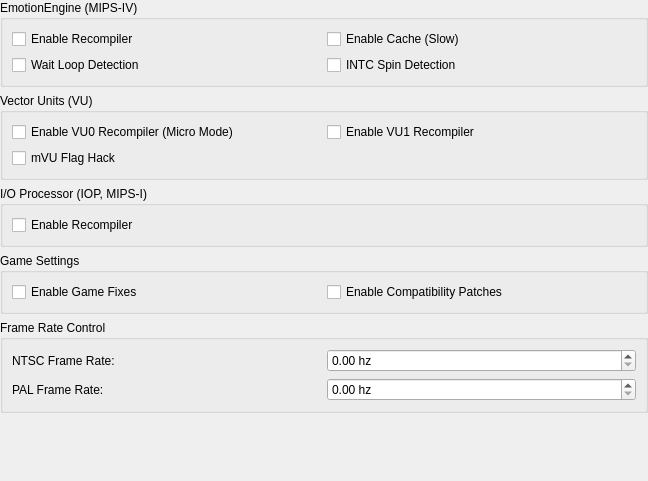
<?xml version="1.0" encoding="UTF-8"?>
<ui version="4.0">
 <class>AdvancedSystemSettingsWidget</class>
 <widget class="QWidget" name="AdvancedSystemSettingsWidget">
  <property name="geometry">
   <rect>
    <x>0</x>
    <y>0</y>
    <width>648</width>
    <height>481</height>
   </rect>
  </property>
  <property name="windowTitle">
   <string>Form</string>
  </property>
  <layout class="QVBoxLayout" name="verticalLayout">
   <property name="leftMargin">
    <number>0</number>
   </property>
   <property name="topMargin">
    <number>0</number>
   </property>
   <property name="rightMargin">
    <number>0</number>
   </property>
   <property name="bottomMargin">
    <number>0</number>
   </property>
   <item>
    <widget class="QGroupBox" name="groupBox">
     <property name="title">
      <string>EmotionEngine (MIPS-IV)</string>
     </property>
     <layout class="QGridLayout" name="gridLayout_4">
      <item row="0" column="0">
       <widget class="QCheckBox" name="eeRecompiler">
        <property name="text">
         <string>Enable Recompiler</string>
        </property>
       </widget>
      </item>
      <item row="2" column="0">
       <widget class="QCheckBox" name="eeWaitLoopDetection">
        <property name="text">
         <string>Wait Loop Detection</string>
        </property>
       </widget>
      </item>
      <item row="0" column="1">
       <widget class="QCheckBox" name="eeCache">
        <property name="text">
         <string>Enable Cache (Slow)</string>
        </property>
       </widget>
      </item>
      <item row="2" column="1">
       <widget class="QCheckBox" name="eeINTCSpinDetection">
        <property name="text">
         <string>INTC Spin Detection</string>
        </property>
       </widget>
      </item>
     </layout>
    </widget>
   </item>
   <item>
    <widget class="QGroupBox" name="groupBox_2">
     <property name="title">
      <string>Vector Units (VU)</string>
     </property>
     <layout class="QGridLayout" name="gridLayout_3">
      <item row="2" column="0">
       <widget class="QCheckBox" name="vuFlagHack">
        <property name="text">
         <string>mVU Flag Hack</string>
        </property>
       </widget>
      </item>
      <item row="0" column="0">
       <widget class="QCheckBox" name="vu0Recompiler">
        <property name="text">
         <string>Enable VU0 Recompiler (Micro Mode)</string>
        </property>
       </widget>
      </item>
      <item row="0" column="1">
       <widget class="QCheckBox" name="vu1Recompiler">
        <property name="text">
         <string>Enable VU1 Recompiler</string>
        </property>
       </widget>
      </item>
     </layout>
    </widget>
   </item>
   <item>
    <widget class="QGroupBox" name="groupBox_3">
     <property name="title">
      <string>I/O Processor (IOP, MIPS-I)</string>
     </property>
     <layout class="QGridLayout" name="gridLayout_2">
      <item row="0" column="0">
       <widget class="QCheckBox" name="iopRecompiler">
        <property name="text">
         <string>Enable Recompiler</string>
        </property>
       </widget>
      </item>
     </layout>
    </widget>
   </item>
   <item>
    <widget class="QGroupBox" name="groupBox_4">
     <property name="title">
      <string>Game Settings</string>
     </property>
     <layout class="QGridLayout" name="gridLayout">
      <item row="0" column="0">
       <widget class="QCheckBox" name="gameFixes">
        <property name="text">
         <string>Enable Game Fixes</string>
        </property>
       </widget>
      </item>
      <item row="0" column="1">
       <widget class="QCheckBox" name="patches">
        <property name="text">
         <string>Enable Compatibility Patches</string>
        </property>
       </widget>
      </item>
     </layout>
    </widget>
   </item>
   <item>
    <widget class="QGroupBox" name="basicGroupBox">
     <property name="title">
      <string>Frame Rate Control</string>
     </property>
     <layout class="QGridLayout" name="gridLayout_5">
      <item row="1" column="1">
       <widget class="QDoubleSpinBox" name="palFrameRate">
        <property name="suffix">
         <string> hz</string>
        </property>
        <property name="singleStep">
         <double>0.010000000000000</double>
        </property>
       </widget>
      </item>
      <item row="0" column="1">
       <widget class="QDoubleSpinBox" name="ntscFrameRate">
        <property name="suffix">
         <string> hz</string>
        </property>
        <property name="singleStep">
         <double>0.010000000000000</double>
        </property>
       </widget>
      </item>
      <item row="1" column="0">
       <widget class="QLabel" name="label_7">
        <property name="text">
         <string>PAL Frame Rate:</string>
        </property>
       </widget>
      </item>
      <item row="0" column="0">
       <widget class="QLabel" name="label">
        <property name="text">
         <string>NTSC Frame Rate:</string>
        </property>
       </widget>
      </item>
     </layout>
    </widget>
   </item>
   <item>
    <spacer name="verticalSpacer_2">
     <property name="orientation">
      <enum>Qt::Vertical</enum>
     </property>
     <property name="sizeHint" stdset="0">
      <size>
       <width>20</width>
       <height>3</height>
      </size>
     </property>
    </spacer>
   </item>
  </layout>
 </widget>
 <resources>
  <include location="../resources/resources.qrc"/>
 </resources>
 <connections/>
</ui>
